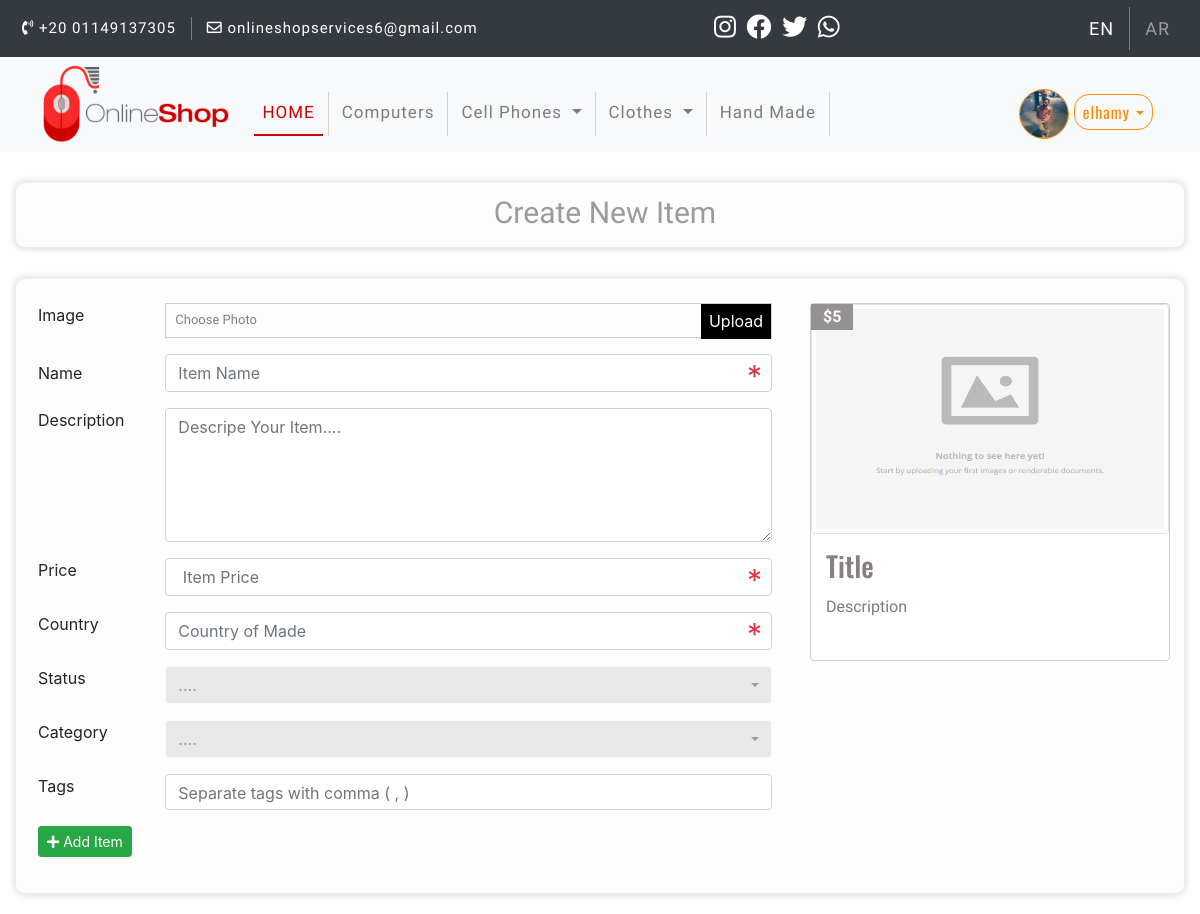
The app's page /newad.php (signed in) with its own data.
### tables this page shows
CREATE TABLE `categories` (
  `ID` int(11) NOT NULL,
  `Name` varchar(255) NOT NULL,
  `Description` text NOT NULL,
  `Ordering` int(11) DEFAULT NULL,
  `parent` int(11) NOT NULL,
  `Visibility` tinyint(4) NOT NULL DEFAULT 0,
  `Allow_Ads` tinyint(4) NOT NULL DEFAULT 0,
  `Allow_Comment` tinyint(4) NOT NULL DEFAULT 0
);

CREATE TABLE `users` (
  `UserID` int(11) NOT NULL,
  `Username` varchar(255) NOT NULL COMMENT 'Username To Login',
  `password` varchar(255) NOT NULL,
  `Email` varchar(255) NOT NULL,
  `FullName` varchar(255) NOT NULL,
  `GroupID` int(11) NOT NULL DEFAULT 0 COMMENT 'Identify User Group',
  `TrustStatus` int(11) NOT NULL DEFAULT 0 COMMENT 'Seller Rank',
  `RegStatus` int(11) NOT NULL DEFAULT 0 COMMENT 'User Approval',
  `Date` date NOT NULL,
  `user_Avatar` varchar(255) NOT NULL
);

### init.php (called while the page is built, shortened)
<?php
include "admin/db_connect.php";
$sessionUser = '';
if(isset($_SESSION['user']))
{
    $sessionUser = $_SESSION['user'];
}
$func = 'includes/functions/';
$tpl = 'includes/templates/';
$css = 'layout/css/';
include $func."functions.php";
include $tpl."header.php";

### includes/functions/functions.php (called while the page is built, shortened)
<?php
function getAllFrom($field , $table, $join,  $on, $where = NULL, $and = NULL, $orderField, $ordering = "DESC" , $limit = NULL)
{
    global $connection;
    $getAll = $connection ->prepare("SELECT $field FROM $table $join  $on  $where  $and  ORDER BY $orderField $ordering $limit ");
    $getAll->execute();
    $all = $getAll->fetchAll();
    return $all;
}
function checkStatus($field,$table, $where,$value)
{
    global $connection;
    $stmt = $connection ->prepare("SELECT
                                        $field
                                    FROM
                                        $table
                                    Where
                                        $where =?
                                ");
    $stmt ->execute(array($value));
    $status = $stmt ->fetch();
    return $status[$field];
}

### newad.php (the view, shortened to what this page needs)
<?php
    $pageTitle="Create New Item";
    include "init.php";
    if(isset($_SESSION['user']))
    {
?>
    <div class="container">
        <div class="page-header">
                <h1 class="text-center"><?php echo $pageTitle ; ?></h1>
        </div>
        <div class='public-bg pt-4'>
             <?php
                if(checkStatus('RegStatus','users','Username',$_SESSION['user']) == 0)
                {
                    echo  "<div class='container'><div class='page-header'><div class='alert alert-danger text-center'>
                             Sorry You Can't Add Item Because Your Account <strong> Waiting Approval </strong>
                           </div></div></div>";
                }
                else{
             ?>
                    <div class='row'>
                        <div class="col-md-8 col-sm-6">
                            <form class="px-2 add-form"  action="<?php echo $_SERVER['PHP_SELF']; ?>" method="POST" enctype="multipart/form-data">
                                <div class="form-group row">
                                    <label class="col-lg-2 col-md-3 col-sm-12">Image</label>
                                    <div class="col-lg-10 col-md-9 col-sm-12">
                                        <div class='custom-upload'>
                                            <span>Choose Photo</span>
                                        </div>
                                    </div>
                                </div>
                                <div class="form-group row">
                                    <label class="col-lg-2 col-md-3 col-sm-12 col-form-label">Name</label>
                                    <div class="col-lg-10 col-md-9 col-sm-12">
                                        <input
                                            pattern=".{4,}"
                                            title="This Field Require At Least 4 chars"
                                            type="text" class="form-control live" name="name"
                                            autocomplete="off"  placeholder="Item Name"
                                            data-class=".live-title" required
                                        >
                                    </div>
                                </div>
                                <div class="form-group row">
                                    <label class="col-lg-2 col-md-3 col-sm-12 ">Description</label>
                                    <div class="col-lg-10 col-md-9 col-sm-12">
                                        <textarea
                                            class="form-control live" name="description"
                                            cols="30" rows="5"  placeholder="Descripe Your Item...." data-class=".live-desc"
                                            required
                                        ></textarea>
                                    </div>
                                </div>
                                <div class="form-group row">
                                    <label class="col-lg-2 col-md-3 col-sm-12">Price</label>
                                    <div class="col-lg-10 col-md-9 col-sm-12">
                                        <input type="text" class="form-control live" name="price"  placeholder=" Item Price " data-class=".live-price" required>
                                    </div>
                                </div>
                                <div class="form-group row">
                                    <label class="col-lg-2 col-md-3 col-sm-12">Country</label>
                                    <div class="col-lg-10  col-md-9 col-sm-12">
                                        <input type="text" class="form-control" name="country" placeholder="Country of Made " required>
                                    </div>
                                </div>
                                <div class="form-group row">
                                    <label class="col-lg-2 col-md-3 col-sm-12">Status</label>
                                    <div class="col-lg-10  col-md-9 col-sm-12">
                                    </div>
                                </div>
                                <div class="form-group row">
                                    <label class="col-lg-2 col-md-3 col-sm-12">Category</label>
                                    <div class="col-lg-10  col-md-9 col-sm-12">
                                    </div>
                                </div>
                                <div class="form-group row">
                                    <label class="col-lg-2 col-md-3 col-sm-12">Tags</label>
                                    <div class="col-lg-10  col-md-9 col-sm-12">
                                    </div>
                                </div>
                                <div class="form-group row">
                                    <div class="col-sm-10">
                                        <button type="submit" name="addItem" class="btn btn-success btn-sm "><i class="fa fa-plus"></i> Add Item</button>
                                    </div>
                                </div>
                            </form>
                        </div>
                        <div class="col-md-4 col-sm-6">
                            <div class="card item-box">
                                <span class="price-tag live-price">$5</span>
                                <img src="admin/uploads/products/add.jpg" alt="..." class="img-thumbnail">
                                <div class="card-body">
                                    <h3 class="card-title live-title">Title</h3>
                                    <p class="card-text live-desc">Description</p>
                                </div>
                            </div>
                        </div>
                    </div>
               <?php }?>
        </div>
    </div>
<?php
    }
    else
    {
       header("location:login.php");
        exit();
    }
    include $tpl."footer.php";
?>

### includes/templates/header.php (shortened to what this page needs)
<!DOCTYPE html>
<html lang="en">
<head>
    <link rel="stylesheet" href="<?php echo $css; ?>bootstrap.min.css">
    <link rel="stylesheet" href="<?php echo $css; ?>all.min.css">
    <link rel="stylesheet" href="<?php echo $css; ?>bootstrap-select.min.css">
    <link rel="stylesheet" href="<?php echo $css; ?>bootstrap-tokenfield.min.css">
    <link rel="stylesheet" href="<?php echo $css; ?>sweetalert2.min.css">
    <link rel="stylesheet" href="<?php echo $css; ?>user.css">
</head>
<body>
 <div class="navbar navbar-expand-lg navbar-dark bg-dark upper-bar">
    <div class="container">
        <div class="collapse navbar-collapse upper-bar-connect">
            <ul class="navbar-nav mr-auto">
                <li class="nav-item text-white phone">
                    <i class="fas fa-phone-volume"></i>
                        +20 01149137305
                </li>
                <li class="nav-item text-white email">
                    <i class="far fa-envelope"></i>
                    onlineshopservices6@gmail.com
                </li>
            </ul>
        </div>
        <div class="navbar-brand mx-auto upper-bar-icon">
            <a class="insta" href="https://www.instagram.com/elhamy_hakiem/" target="_blank">
                <i class="fab fa-instagram"></i>
            </a>
            <a class="facebook" href="https://www.facebook.com/elhamy.hakiem.96/" target="_blank">
            <i class="fab fa-facebook"></i>
            </a>
            <a class="twitter" href="https://twitter.com/elhamy_hakiem" target="_blank">
                <i class="fab fa-twitter "></i>
            </a>
            <a class="whatsapp" href="https://api.whatsapp.com/send?phone=+201149137305" target="_blank">
                <i class="fab fa-whatsapp "></i>
            </a>
        </div>
        <div class="collapse navbar-collapse upper-bar-language">
            <ul class="navbar-nav ml-auto">
                <li class="nav-item active">
                    <a class="nav-link english" href="">EN <span class="sr-only">(current)</span></a>
                </li>
                <li class="nav-item">
                    <a class="nav-link arabic" href="">AR <span class="sr-only">(current)</span></a>
                </li>
            </ul>
        </div>
    </div>
</div>
<section class="nav2">
    <nav class="navbar navbar-expand-lg navbar-light bg-light">
        <div class="container-fluid">
            <a class="navbar-brand" href="index.php"><img class='img-fluid' src="layout/images/logo4.png" alt=""></a>
            <div class="collapse navbar-collapse" id="app-nav">
                <ul class="navbar-nav mr-auto">
                    <li class='nav-item'><a class='nav-link active-link' href='index.php'>HOME <span class='sr-only'>(current)</span></a></li>
                    <?php
                        $categories =getAllFrom('*' , 'categories','','', 'WHERE parent = 0 ', 'AND Visibility = 0', 'ID', 'ASC' , 'LIMIT 6');
                        foreach($categories as $category )
                        {
                            $childCats =  getAllFrom('*' , 'categories', '',  '', 'WHERE parent = '.$category['ID'].'', 'AND Visibility = 0', 'ID');
                            if(empty($childCats))
                            {
                                echo "<li class='nav-item'>";
                                    echo '<a class="nav-link" href="categories.php?catid='.$category["ID"].'">'.$category["Name"] .'<span class="sr-only">(current)</span></a>';
                                echo "</li>";
                            }
                            else
                            { ?>
                                <li class='nav-item show-subCategory'>
                                    <div class="dropdown">
                                        <a href="#" class="nav-link dropdown-toggle" type="button" id="showSubCategory" data-toggle="dropdown" aria-haspopup="true" aria-expanded="false">
                                            <?php echo $category["Name"]; ?>
                                        </a>
                                    </div>
                               </li>
                      <?php }
                        }
                    ?>
                </ul>
                <?php
                    if(isset($_SESSION['user']))
                    {?>
                        <div class="nav-item dropdown avatar-menue">
                            <a class="nav-link dropdown-toggle" href="#" id="navbarDropdown" role="button" data-toggle="dropdown" aria-haspopup="true" aria-expanded="false">
                                <?php
                                    $getAvatar =  $connection ->prepare("SELECT `user_Avatar` FROM users WHERE `UserID` = ?");
                                    $getAvatar ->execute(array($_SESSION['userid']));
                                    $avatar = $getAvatar ->fetch();
                                    if(empty($avatar['user_Avatar']))
                                    {
                                        echo "<img class ='user-avatar' src='admin/uploads/avatars/mask.jpg' alt ='User Avatar'/>";
                                    }
                                    else
                                    {
                                        echo "<img class ='user-avatar' src= 'admin/uploads/avatars/".$avatar['user_Avatar']."' alt='User Avatar'>";
                                    }
                                ?>
                                <span><?php echo $sessionUser;?></span>
                            </a>
                        </div>
                    <?php }
                    else
                    {
                        echo "<a href='login.php' class='brn login'>Login / Signup</a>";
                    }
                ?>
            </div>
        </div>
    </nav>
</section>

### records on screen
categories: Name "Computers"
categories: Name "Cell Phones"
categories: Name "Clothes"
categories: Name "Hand Made"
users: user_Avatar (picture)

### other values on screen
$sessionUser "elhamy"
$pageTitle "Create New Item"
